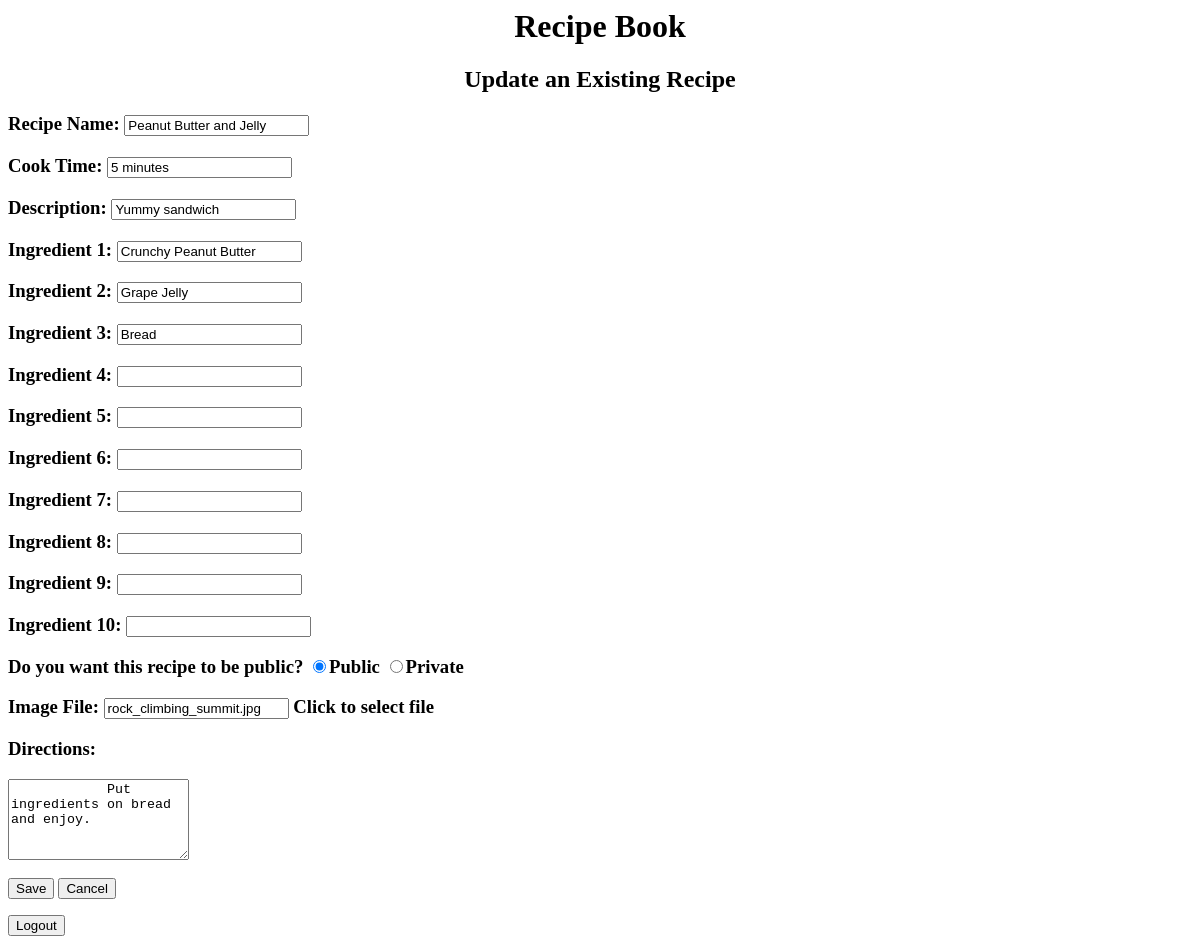
The page /view/add_update_recipe.php?recipeNo=1 (signed in) on the database its author committed.
### tables this page shows
CREATE TABLE recipes (
  RecipeNo int(11) AUTO_INCREMENT PRIMARY KEY,
  RecipeName varchar(50) NOT NULL,
  RecipeDescription varchar(100) NOT NULL,
  RecipeSteps varchar(300) NOT NULL,
  RecipeCookTime varchar(30) NOT NULL,
  Ingredient1 varchar(30) NOT NULL,
  Ingredient2 varchar(30),
  Ingredient3 varchar(30),
  Ingredient4 varchar(30),
  Ingredient5 varchar(30),
  Ingredient6 varchar(30),
  Ingredient7 varchar(30),
  Ingredient8 varchar(30),
  Ingredient9 varchar(30),
  Ingredient10 varchar(30),
  IsPublic int(1) NOT NULL,
  ImgFile varchar(50),
  UserNo int(11) NOT NULL,
  FOREIGN KEY (UserNo) REFERENCES users(UserNo)
);

### model/recipe_db.php (called while the page is built, shortened)
<?php
require_once('database.php');
class RecipeDB {
    public static function getRecipe($recipeNo) {
        $db = new Database();
        $dbConn = $db->getDbConn();
        if ($dbConn) {
            $query = "SELECT *
                      FROM recipes
                      WHERE recipeNo = '$recipeNo'";
            $result = $dbConn->query($query);
            return $result->fetch_assoc();
        } else {
            return false;
        }
    }
}

### controller/recipe_controller.php (called while the page is built, shortened)
<?php
include_once('recipe.php');
include_once('../model/recipe_db.php');
class RecipeController
{
    private static function rowToRecipe($row)
    {
        $recipe = new Recipe(
            $row['RecipeNo'],
            $row['RecipeName'],
            $row['RecipeDescription'],
            $row['RecipeSteps'],
            $row['RecipeCookTime'],
            $row['Ingredient1'],
            $row['Ingredient2'],
            $row['Ingredient3'],
            $row['Ingredient4'],
            $row['Ingredient5'],
            $row['Ingredient6'],
            $row['Ingredient7'],
            $row['Ingredient8'],
            $row['Ingredient9'],
            $row['Ingredient10'],
            $row['IsPublic'],
            $row['ImgFile'],
            $row['UserNo']
        );
        $recipe->setRecipeNo($row['RecipeNo']);
        return $recipe;
    }
    public static function getRecipeByNo($recipeNo)
    {
        $queryRes = Model\RecipeDB::getRecipe($recipeNo);
        if ($queryRes) {
            return self::rowToRecipe($queryRes);
        } else {
            return false;
        }
    }
}

### model/database.php (called while the page is built, shortened)
<?php
class Database {
    private $host = 'recipebookecpi.c47mokqvnpkx.us-east-1.rds.amazonaws.com';
    private $dbname = 'recipeBook';
    private $username = 'recipebook';
    private $password = 'ecpi2021';
    function __construct() {
        $this->conn = mysqli_connect($this->host,
            $this->username, $this->password, $this->dbname);
    }
}

### controller/recipe.php (called while the page is built, shortened)
<?php
class Recipe {
    private $recipeName;
    private $recipeDescription;
    private $recipeSteps;
    private $recipeCookTime;
    private $ingredient1;
    private $ingredient2;
    private $ingredient3;
    private $ingredient4;
    private $ingredient5;
    private $ingredient6;
    private $ingredient7;
    private $ingredient8;
    private $ingredient9;
    private $ingredient10;
    private $isPublic;
    private $imgFile;
    public function __construct($recipeNo, $recipeName, $recipeDescription, $recipeSteps, $recipeCookTime, $ingredient1, $ingredient2,
                                $ingredient3, $ingredient4, $ingredient5, $ingredient6, $ingredient7, $ingredient8, $ingredient9,
                                $ingredient10, $isPublic, $imgFile, $userNo ) {
        $this->recipeName = $recipeName;
        $this->recipeDescription = $recipeDescription;
        $this->recipeSteps = $recipeSteps;
        $this->recipeCookTime = $recipeCookTime;
        $this->ingredient1 = $ingredient1;
        $this->ingredient2 = $ingredient2;
        $this->ingredient3 = $ingredient3;
        $this->ingredient4 = $ingredient4;
        $this->ingredient5 = $ingredient5;
        $this->ingredient6 = $ingredient6;
        $this->ingredient7 = $ingredient7;
        $this->ingredient8 = $ingredient8;
        $this->ingredient9 = $ingredient9;
        $this->ingredient10 = $ingredient10;
        $this->isPublic = $isPublic;
        $this->imgFile = $imgFile;
    }
    public function getRecipeName() {
        return $this->recipeName;
    }
    public function getRecipeDescription() {
        return $this->recipeDescription;
    }
    public function getRecipeSteps() {
        return $this->recipeSteps;
    }
    public function getRecipeCookTime() {
        return $this->recipeCookTime;
    }
    public function getIngredient1() {
        return $this->ingredient1;
    }
    public function getIngredient2() {
        return $this->ingredient2;
    }
    public function getIngredient3() {
        return $this->ingredient3;
    }
    public function getIngredient4() {
        return $this->ingredient4;
    }
    public function getIngredient5() {
        return $this->ingredient5;
    }
    public function getIngredient6() {
        return $this->ingredient6;
    }
    public function getIngredient7() {
        return $this->ingredient7;
    }
    public function getIngredient8() {
        return $this->ingredient8;
    }
    public function getIngredient9() {
        return $this->ingredient9;
    }
    public function getIngredient10() {
        return $this->ingredient10;
    }
    public function getIsPublic() {
        return $this->isPublic;
    }
    public function getImgFile() {
        return $this->imgFile;
    }
}

### view/add_update_recipe.php (the view, shortened to what this page needs)
<?php
require_once('../controller/recipe.php');
require_once('../controller/recipe_controller.php');
$recipe = new Controller\Recipe('', '', '', '', '', '', '', '', '', '', '', '', '', '', '', '', '', '');
$recipe->setRecipeNo(-1);
$pageTitle = "Add a New Recipe";
$recipe_steps_error = '';
if (isset($_GET['recipeNo'])) {
    $recipe = Controller\RecipeController::getRecipeByNo($_GET['recipeNo']);
    $pageTitle = "Update an Existing Recipe";
}
?>
<html>
<head>
    <link rel="stylesheet" type="text/css" href="styles.css" />
    <link href="https://ajax.googleapis.com/ajax/libs/jqueryui/1.8.17/themes/base/jquery-ui.css" rel="stylesheet" type="text/css" />
</head>
<body>
    <h1 class="title">Recipe Book</h1>
    <h2 class="title"><?php echo $pageTitle; ?></h2>
    <form method='POST' enctype="multipart/form-data">
        <h3>Recipe Name: <input type="text" name="recipeName" value="<?php echo $recipe->getRecipeName(); ?>">
        </h3>
        <h3>Cook Time: <input type="text" name="recipeCookTime" value="<?php echo $recipe->getRecipeCookTime(); ?>">
        </h3>
        <h3>Description: <input type="text" name="recipeDescription" value="<?php echo $recipe->getRecipeDescription(); ?>">
        </h3>
        <h3>Ingredient 1: <input type="text" name="ingredient1" value="<?php echo $recipe->getIngredient1(); ?>">
        </h3>
        <h3>Ingredient 2: <input type="text" name="ingredient2" value="<?php echo $recipe->getIngredient2(); ?>">
        </h3>
        <h3>Ingredient 3: <input type="text" name="ingredient3" value="<?php echo $recipe->getIngredient3(); ?>">
        </h3>
        <h3>Ingredient 4: <input type="text" name="ingredient4" value="<?php echo $recipe->getIngredient4(); ?>">
        </h3>
        <h3>Ingredient 5: <input type="text" name="ingredient5" value="<?php echo $recipe->getIngredient5(); ?>">
        </h3>
        <h3>Ingredient 6: <input type="text" name="ingredient6" value="<?php echo $recipe->getIngredient6(); ?>">
        </h3>
        <h3>Ingredient 7: <input type="text" name="ingredient7" value="<?php echo $recipe->getIngredient7(); ?>">
        </h3>
        <h3>Ingredient 8: <input type="text" name="ingredient8" value="<?php echo $recipe->getIngredient8(); ?>">
        </h3>
        <h3>Ingredient 9: <input type="text" name="ingredient9" value="<?php echo $recipe->getIngredient9(); ?>">
        </h3>
        <h3>Ingredient 10: <input type="text" name="ingredient10" value="<?php echo $recipe->getIngredient10(); ?>">
        </h3>
        <h3>Do you want this recipe to be public?
            <input type="radio" name="isPublic" <?php if ((isset($isPublic) && $isPublic == "1") || ($recipe->getIsPublic() == "1")) echo "checked"; ?> value="1">Public
            <input type="radio" name="isPublic" <?php if ((isset($isPublic) && $isPublic == "0") || ($recipe->getIsPublic() == "0")) echo "checked"; ?> value="0">Private
        </h3>
        <h3>Image File:
            <input type="text" name="imgFile" id="imgFile" value="<?php echo $recipe->getImgFile(); ?>" readonly />
            <label for="imgFileSelect">Click to select file</label>
        </h3>
        <h3>Directions:  <?php if (strlen($recipe_steps_error) > 0)
            echo "<span style='color: red;'>{$recipe_steps_error}</span>"; ?></h3>
            <textarea rows="5" columns="10" type="text" name="recipeSteps">
            <?php echo $recipe->getRecipeSteps(); ?>
            </textarea>
        <br /><br />
        <input type="submit" value="Save" name="save">
        <input type="submit" value="Cancel" name="cancel">
    </form>
    <form method='POST'>
        <input type="submit" value="Logout" name="logout">
    </form>
</body>
</html>

### view/styles.css (style rules this page uses)
.title { text-align: center; }

### rows shown on the page
recipes: recipeCookTime "5 minutes", recipeDescription "Yummy sandwich", ingredient1 "Crunchy Peanut Butter", ingredient2 "Grape Jelly", ingredient3 "Bread", IsPublic "☑", imgFile "rock_climbing_summit.jpg", recipeSteps "Put ingredients on bread and enjoy."

### other values the page prints
$pageTitle "Update an Existing Recipe"
